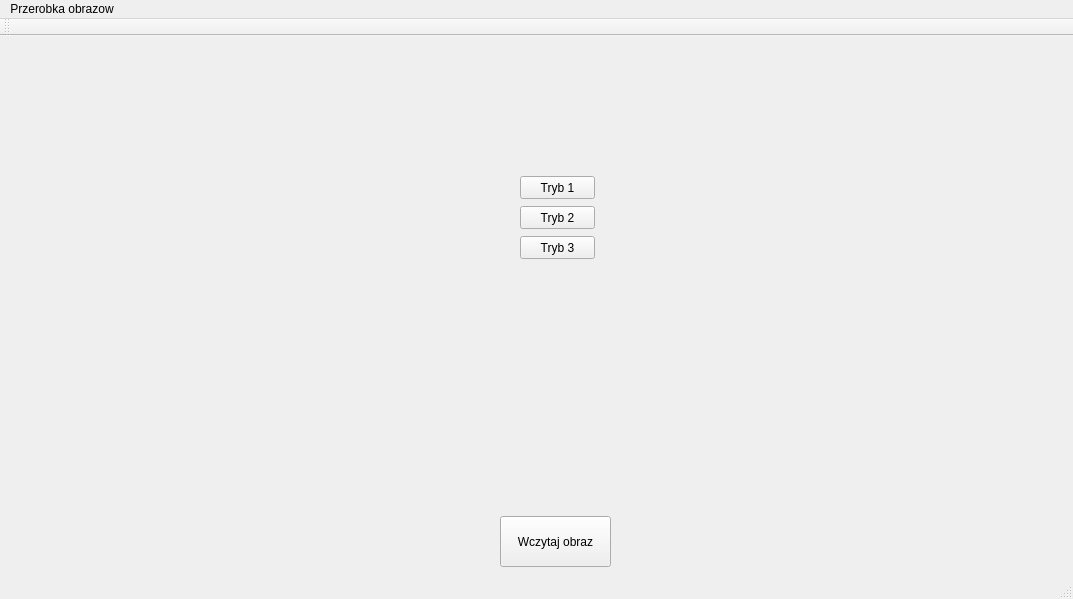
<?xml version="1.0" encoding="UTF-8"?>
<ui version="4.0">
 <class>MainWindow</class>
 <widget class="QMainWindow" name="MainWindow">
  <property name="geometry">
   <rect>
    <x>0</x>
    <y>0</y>
    <width>1073</width>
    <height>599</height>
   </rect>
  </property>
  <property name="windowTitle">
   <string>MainWindow</string>
  </property>
  <widget class="QWidget" name="centralWidget">
   <widget class="QPushButton" name="tryb1">
    <property name="geometry">
     <rect>
      <x>520</x>
      <y>140</y>
      <width>75</width>
      <height>23</height>
     </rect>
    </property>
    <property name="text">
     <string>Tryb 1</string>
    </property>
   </widget>
   <widget class="QPushButton" name="tryb2">
    <property name="geometry">
     <rect>
      <x>520</x>
      <y>170</y>
      <width>75</width>
      <height>23</height>
     </rect>
    </property>
    <property name="text">
     <string>Tryb 2</string>
    </property>
   </widget>
   <widget class="QPushButton" name="tryb3">
    <property name="geometry">
     <rect>
      <x>520</x>
      <y>200</y>
      <width>75</width>
      <height>23</height>
     </rect>
    </property>
    <property name="text">
     <string>Tryb 3</string>
    </property>
   </widget>
   <widget class="QPushButton" name="wczytajobraz">
    <property name="geometry">
     <rect>
      <x>500</x>
      <y>480</y>
      <width>111</width>
      <height>51</height>
     </rect>
    </property>
    <property name="text">
     <string>Wczytaj obraz</string>
    </property>
   </widget>
   <widget class="QLabel" name="label">
    <property name="geometry">
     <rect>
      <x>20</x>
      <y>10</y>
      <width>231</width>
      <height>31</height>
     </rect>
    </property>
    <property name="text">
     <string/>
    </property>
   </widget>
   <widget class="QLabel" name="label_2">
    <property name="geometry">
     <rect>
      <x>780</x>
      <y>10</y>
      <width>251</width>
      <height>31</height>
     </rect>
    </property>
    <property name="text">
     <string/>
    </property>
   </widget>
   <widget class="QLabel" name="image1">
    <property name="geometry">
     <rect>
      <x>10</x>
      <y>40</y>
      <width>471</width>
      <height>341</height>
     </rect>
    </property>
    <property name="text">
     <string/>
    </property>
   </widget>
   <widget class="QLabel" name="image2">
    <property name="geometry">
     <rect>
      <x>710</x>
      <y>30</y>
      <width>281</width>
      <height>311</height>
     </rect>
    </property>
    <property name="text">
     <string/>
    </property>
   </widget>
  </widget>
  <widget class="QMenuBar" name="menuBar">
   <property name="geometry">
    <rect>
     <x>0</x>
     <y>0</y>
     <width>1073</width>
     <height>20</height>
    </rect>
   </property>
   <widget class="QMenu" name="menuPrzerobka_obrazow">
    <property name="title">
     <string>Przerobka obrazow</string>
    </property>
   </widget>
   <addaction name="menuPrzerobka_obrazow"/>
  </widget>
  <widget class="QToolBar" name="mainToolBar">
   <attribute name="toolBarArea">
    <enum>TopToolBarArea</enum>
   </attribute>
   <attribute name="toolBarBreak">
    <bool>false</bool>
   </attribute>
  </widget>
  <widget class="QStatusBar" name="statusBar"/>
 </widget>
 <layoutdefault spacing="6" margin="11"/>
 <resources/>
 <connections/>
</ui>
